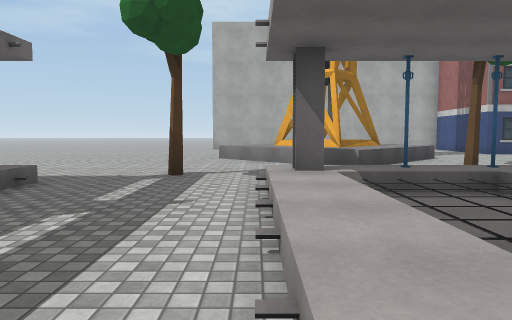
view 1 (above)

24 first-person views from a walk through a Unity game level. The camera is 1.4 m above the floor, tilts 4° down and sees 70° across. The floor is counted in squares, 2 m on a side. Each view is taken from the middle of a square. On the plan, view 1 faces up. The plan holds only what a view shows up to about 11 squares ahead; the rest is blank. The place goes on beyond the plan. Surface patterns are stand-ins for the level's own textures.

view 2
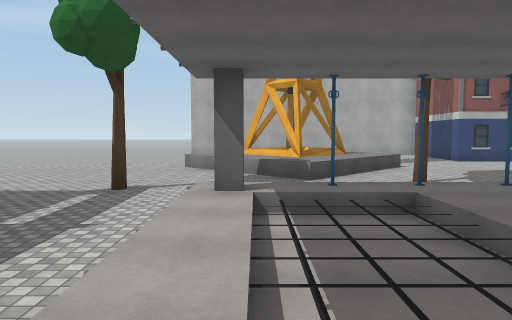

view 3
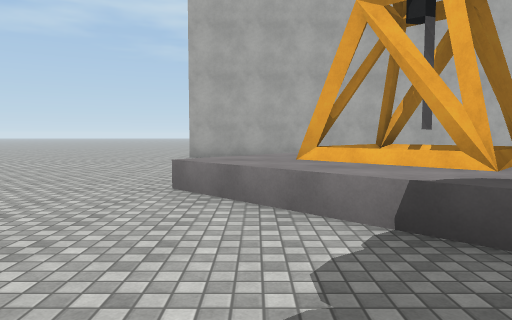

view 4
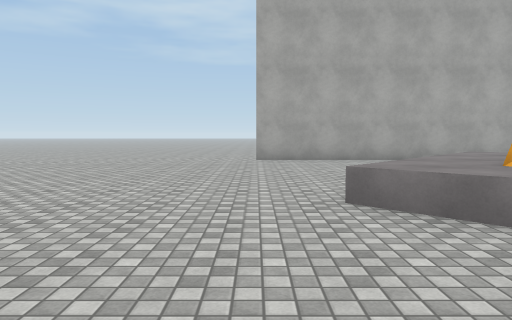

view 5
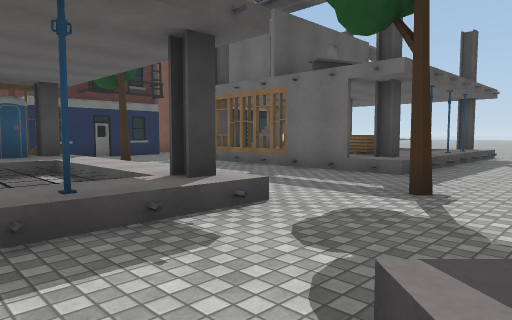

view 6
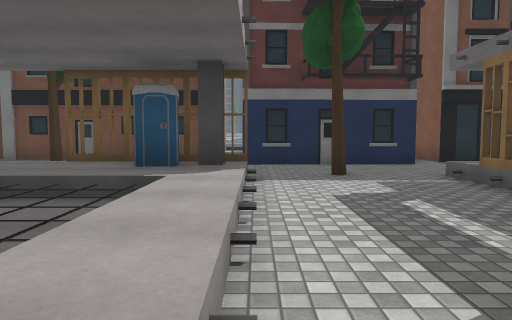

view 7
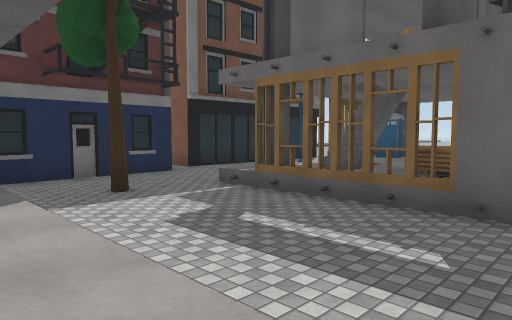

view 8
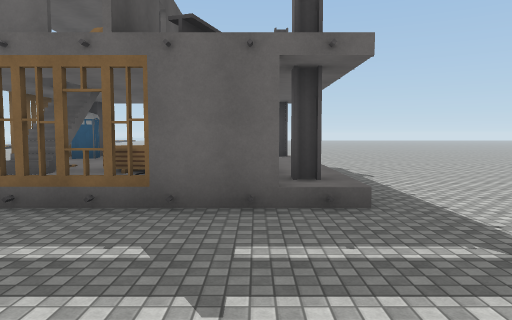

view 9
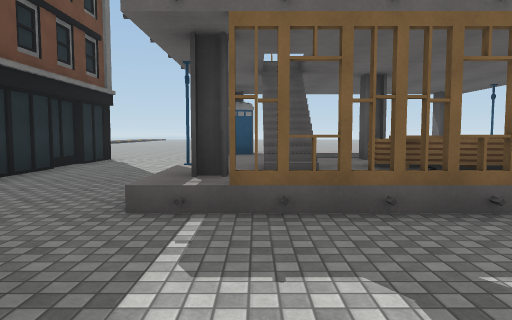

view 10
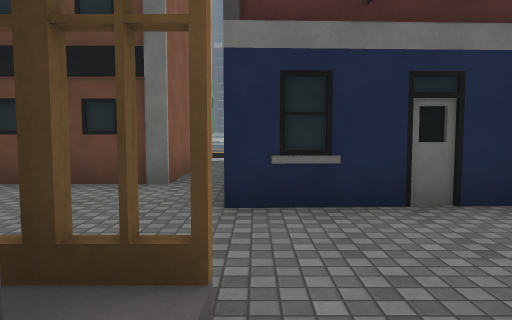

view 11
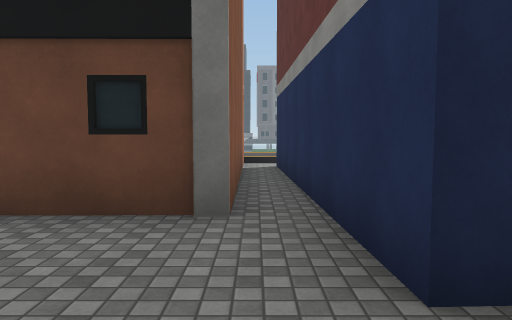

view 12
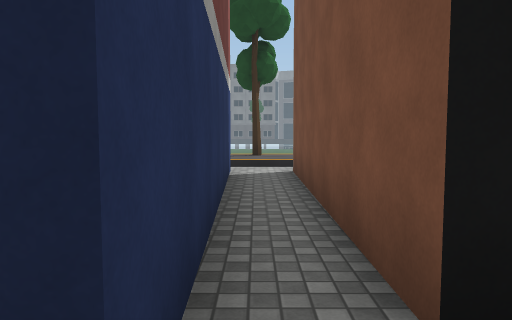

view 13
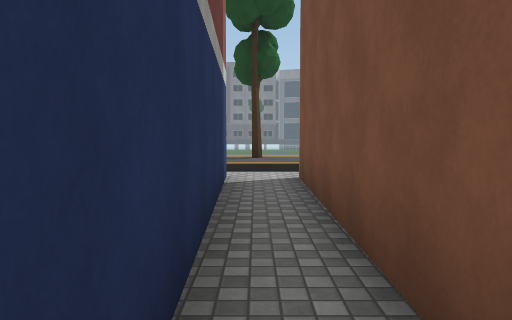

view 14
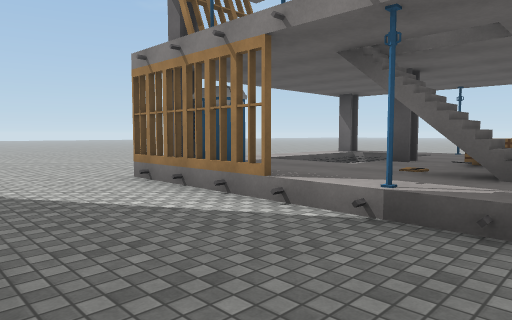

view 15
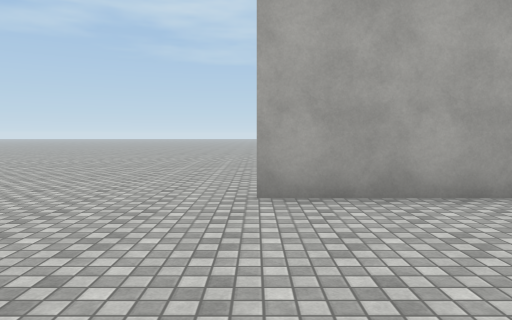

view 16
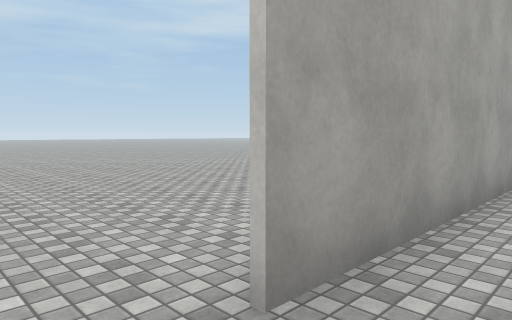

view 17
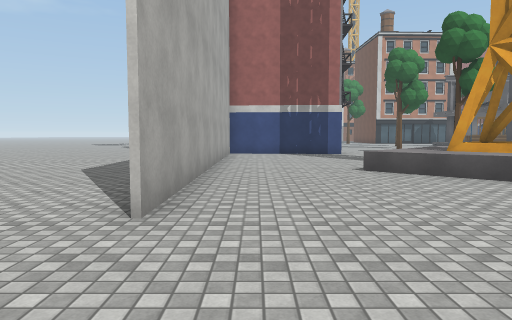

view 18
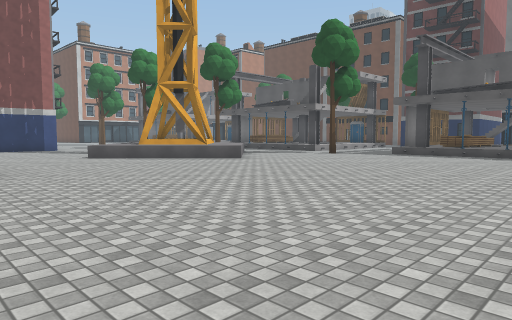

view 19
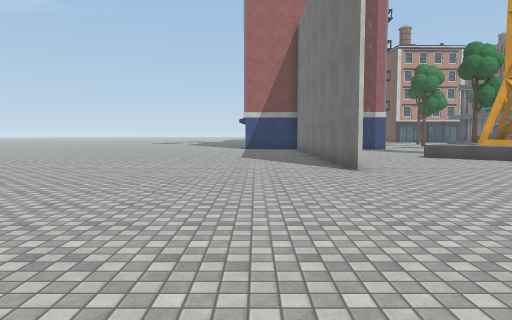

view 20
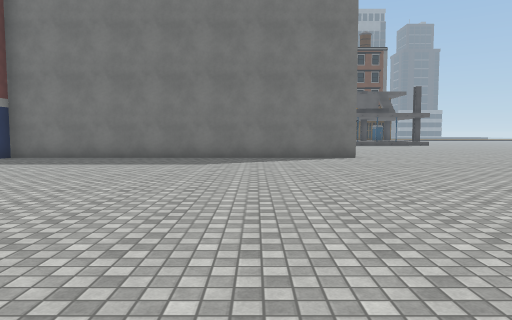

view 21
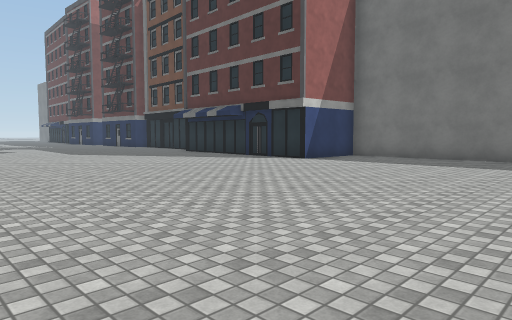

view 22
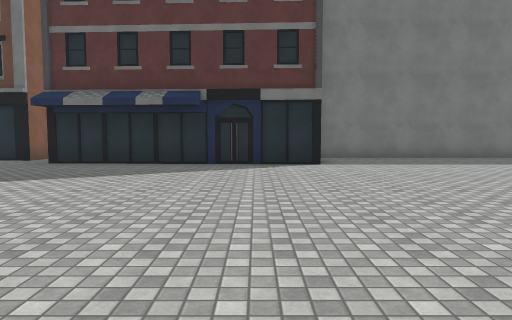

view 23
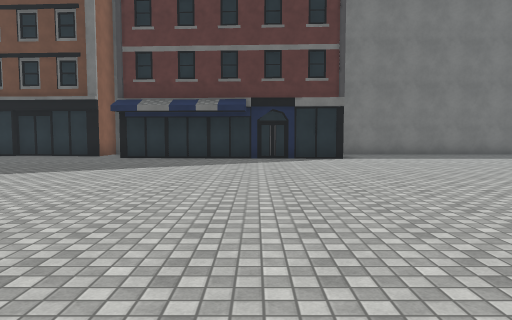

view 24
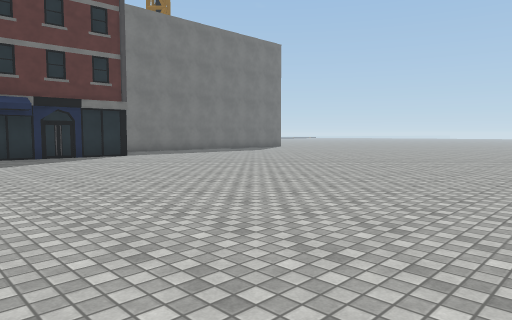

### Floor plan
Key: @ floor where view 1 was taken; # wall or solid block; x gap in a wall; . main floor; : floor 0.25 m higher than the main floor; + floor 0.5 m higher than the main floor; / step, stairs or slope; ^ raised ledge; T tree.
Columns run from 9 left of view 1 to 16 right of it. Each row starts with its distance up from view 1.
 31                     ....
 30                .........
 29           ..............
 28         ................
 27         ...............
 26         .................
 25         .................
 24 .........................
 23 ..........................
 22  .........................
 21  .........................
 20  .........................
 19 ..................#######.
 18 ..................      ##
 17 ........##########       #
 16 ................
 15 ................
 14  ..........^....
 13  .........^^^...
 12  ........^^^^^
 11 ........^^^^^^^...
 10 .........^^^^^....
  9 ..........^^^....
  8 ...........^.....
  7 .............T..
  6 ........T....
  5 x/#+##/../#//#
  4 ///+^+#..////+
  3 ///+^+#..////
  2 / #+^+/..///
  1 ///#/ /..////
  0 +/+/##/..@+/+
 -1 x##/#//.T/##x
 -2 ...........
 -3 ............ T#
 -4 ......####...
 -5 #####.#  #.######
 -6     #.#  #.#    #
 -7     #.#  #.#
 -8     #.#  #.#
 -9     #.#  #.#
-10     /.#  #.#
-11     ///
-12     :::
-13     :T:

Positions as (right, up) in squares from view 1, and headings:
1: (0, 0), facing up
2: (1, 0), facing up
3: (0, 6), facing up
4: (-2, 7), facing up
5: (3, 8), facing down-left
6: (0, 5), facing down
7: (1, 4), facing down-left
8: (1, 4), facing left
9: (0, 0), facing left
10: (0, 0), facing down
11: (1, -2), facing down
12: (-4, -3), facing down
13: (-4, -4), facing down
14: (-4, -4), facing up-left
15: (-2, 13), facing up
16: (-3, 16), facing up-right
17: (-5, 16), facing right
18: (-9, 18), facing down-right
19: (-9, 19), facing right
20: (1, 28), facing down
21: (2, 28), facing down-right
22: (10, 28), facing down
23: (11, 30), facing down
24: (14, 31), facing down-left
